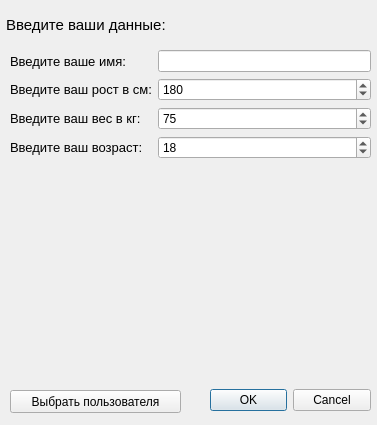
<?xml version="1.0" encoding="UTF-8"?>
<ui version="4.0">
 <class>Dialog_Data</class>
 <widget class="QDialog" name="Dialog_Data">
  <property name="geometry">
   <rect>
    <x>0</x>
    <y>0</y>
    <width>377</width>
    <height>425</height>
   </rect>
  </property>
  <property name="windowTitle">
   <string>Dialog</string>
  </property>
  <widget class="QDialogButtonBox" name="buttonBoxDIalog">
   <property name="geometry">
    <rect>
     <x>210</x>
     <y>380</y>
     <width>161</width>
     <height>41</height>
    </rect>
   </property>
   <property name="orientation">
    <enum>Qt::Horizontal</enum>
   </property>
   <property name="standardButtons">
    <set>QDialogButtonBox::Cancel|QDialogButtonBox::Ok</set>
   </property>
  </widget>
  <widget class="QWidget" name="formLayoutWidget">
   <property name="geometry">
    <rect>
     <x>10</x>
     <y>50</y>
     <width>361</width>
     <height>331</height>
    </rect>
   </property>
   <layout class="QFormLayout" name="dataFormLayout">
    <item row="0" column="0">
     <widget class="QLabel" name="nameLabel">
      <property name="font">
       <font>
        <pointsize>10</pointsize>
       </font>
      </property>
      <property name="text">
       <string>Введите ваше имя:</string>
      </property>
     </widget>
    </item>
    <item row="0" column="1">
     <widget class="QLineEdit" name="userNameEdit"/>
    </item>
    <item row="1" column="0">
     <widget class="QLabel" name="heightLabel">
      <property name="font">
       <font>
        <pointsize>10</pointsize>
       </font>
      </property>
      <property name="text">
       <string>Введите ваш рост в см:</string>
      </property>
     </widget>
    </item>
    <item row="1" column="1">
     <widget class="QSpinBox" name="userHeightEdit">
      <property name="minimum">
       <number>30</number>
      </property>
      <property name="maximum">
       <number>250</number>
      </property>
      <property name="value">
       <number>180</number>
      </property>
     </widget>
    </item>
    <item row="2" column="0">
     <widget class="QLabel" name="weightLabel">
      <property name="font">
       <font>
        <pointsize>10</pointsize>
       </font>
      </property>
      <property name="text">
       <string>Введите ваш вес в кг:</string>
      </property>
     </widget>
    </item>
    <item row="2" column="1">
     <widget class="QSpinBox" name="userWeightEdit">
      <property name="minimum">
       <number>4</number>
      </property>
      <property name="maximum">
       <number>120</number>
      </property>
      <property name="value">
       <number>75</number>
      </property>
     </widget>
    </item>
    <item row="3" column="0">
     <widget class="QLabel" name="ageLabel">
      <property name="font">
       <font>
        <pointsize>10</pointsize>
       </font>
      </property>
      <property name="text">
       <string>Введите ваш возраст:</string>
      </property>
     </widget>
    </item>
    <item row="3" column="1">
     <widget class="QSpinBox" name="userAgeEdit">
      <property name="minimum">
       <number>10</number>
      </property>
      <property name="maximum">
       <number>250</number>
      </property>
      <property name="value">
       <number>18</number>
      </property>
     </widget>
    </item>
   </layout>
  </widget>
  <widget class="QLabel" name="mainLabel">
   <property name="geometry">
    <rect>
     <x>6</x>
     <y>9</y>
     <width>161</width>
     <height>31</height>
    </rect>
   </property>
   <property name="font">
    <font>
     <pointsize>11</pointsize>
    </font>
   </property>
   <property name="text">
    <string>Введите ваши данные:</string>
   </property>
  </widget>
  <widget class="QPushButton" name="btnChangeUser">
   <property name="geometry">
    <rect>
     <x>10</x>
     <y>390</y>
     <width>171</width>
     <height>23</height>
    </rect>
   </property>
   <property name="text">
    <string>Выбрать пользователя</string>
   </property>
  </widget>
 </widget>
 <resources/>
 <connections>
  <connection>
   <sender>buttonBoxDIalog</sender>
   <signal>accepted()</signal>
   <receiver>Dialog_Data</receiver>
   <slot>accept()</slot>
   <hints>
    <hint type="sourcelabel">
     <x>248</x>
     <y>254</y>
    </hint>
    <hint type="destinationlabel">
     <x>157</x>
     <y>274</y>
    </hint>
   </hints>
  </connection>
  <connection>
   <sender>buttonBoxDIalog</sender>
   <signal>rejected()</signal>
   <receiver>Dialog_Data</receiver>
   <slot>reject()</slot>
   <hints>
    <hint type="sourcelabel">
     <x>316</x>
     <y>260</y>
    </hint>
    <hint type="destinationlabel">
     <x>286</x>
     <y>274</y>
    </hint>
   </hints>
  </connection>
 </connections>
</ui>
